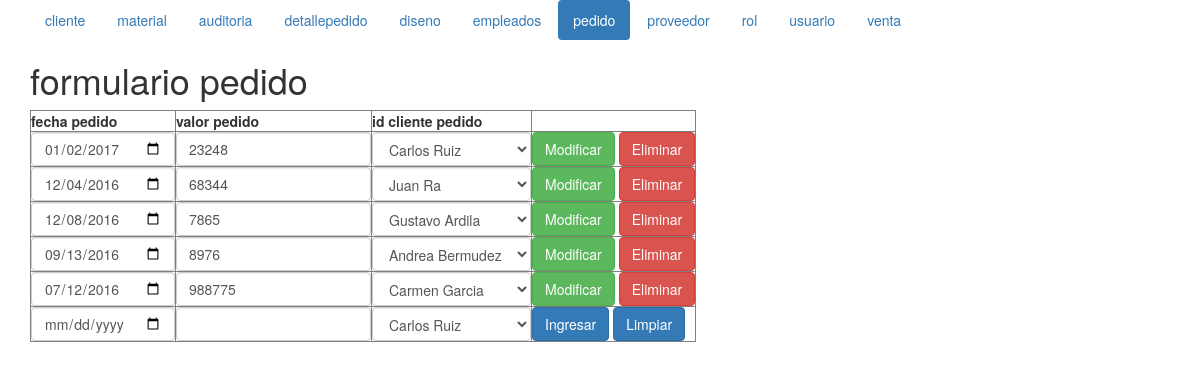
/formulariopedido.php (signed in), run on the app's committed database.
### tables this page shows
CREATE TABLE `pedido` (
  `idpedido` mediumint(4) NOT NULL,
  `fechapedido` date NOT NULL,
  `valorpedido` mediumint(4) NOT NULL,
  `idclientepedido` mediumint(4) NOT NULL
);

CREATE TABLE `cliente` (
  `idcliente` mediumint(4) NOT NULL,
  `nombrecliente` varchar(60) NOT NULL,
  `telefonocliente` int(13) NOT NULL,
  `direccioncliente` varchar(70) NOT NULL,
  `fecharegistrocliente` date NOT NULL
);

### pedido.php (called while the page is built, shortened)
<?php
class pedido{
    private $_conexion;
    private $_paginacion=10;
    function __construct($conexion,$idpedido,$fechapedido,$valorpedido,$idclientepedido){
        $this->_conexion=$conexion;
    }
function listar($pagina){
    if ($pagina<=0){
        $listado = mysqli_query ($this->_conexion,"SELECT * FROM pedido ORDER BY idpedido") or
         die(mysqli_error($this->_conexion));
    } else{
$paginacionmax = $pagina * $this->_paginacion;
$paginacionmin=$paginacionmax - $this->_paginacion;
$listado = mysqli_query($this->_conexion,"SELECT * FROM pedido ORDER BY idpedido
LIMIT  $paginacionmin,$paginacionmax");
    }
    return $listado;
} function getpermiso($idusuario){
         $permiso=mysqli_query($this->_conexion,"SELECT ".static::class."rol AS elpermiso FROM rol WHERE idrol IN(SELECT idrolusuario FROM usuario WHERE idrolusuario=$idusuario)") or die(mysqli_error($this->_conexion));
        $unregistro=mysqli_fetch_array($permiso);
        return $unregistro["elpermiso"];
    }
}
?>

### cliente.php (called while the page is built, shortened)
<?php
class cliente{
    private $_conexion;
    private $_paginacion=10;
    function __construct($conexion,$idcliente,$nombrecliente,$telefonocliente,$direccioncliente,$fecharegistrocliente){
        $this->_conexion=$conexion;
    }
function listar($pagina){
    if ($pagina<=0){
        $listado = mysqli_query ($this->_conexion,"SELECT * FROM cliente ORDER BY idcliente") or
         die(mysqli_error($this->_conexion));
    } else{
$paginacionmax = $pagina * $this->_paginacion;
$paginacionmin=$paginacionmax - $this->_paginacion;
$listado = mysqli_query($this->_conexion,"SELECT * FROM cliente ORDER BY idcliente
LIMIT  $paginacionmin,$paginacionmax");
    }
    return $listado;
}
}
?>

### formulariopedido.php (the view, shortened to what this page needs)
<?php
if (isset($_SESSION['id'])){
    ?>
<!DOCTYPE html>
<html>
    <head>
        <link rel="stylesheet" href="bootstrap.min.css">
    </head>
    <body>
        <div class="container">
        <?php
           $formulario="pedido";
           include_once("menu.php");
            $pagina = (isset($_GET['pag']))?$_GET['pag']:"1";
        ?>
<header>
<h1> formulario pedido</h1>
</header>
<table border="1">
<tbody>
<tr>
<th scope="col">fecha pedido</th>
<th scope="col">valor pedido</th>
<th scope="col">id cliente pedido</th>
<th scope="col"></th>
</tr>
<?php
$objetoconexion = new conexion();
$conexion = $objetoconexion->conectar();
include_once("../modelo/cliente.php");
$objetocliente = new cliente($conexion,0,'nombre','telefono','direccion','fecha');
$listaclientes = $objetocliente->listar(0);
include_once("../modelo/pedido.php");
$objetopedido= new pedido($conexion,0,'fecha','valor','idcliente');
$listapedidos = $objetopedido->listar($pagina);
$permiso = $objetopedido->getpermiso($_SESSION['id']);
if(stripos($permiso,'r')!==false){
while($unregistro = mysqli_fetch_array ($listapedidos)){
    echo '<tr><form id="fmodificarpedido"'.$unregistro["idpedido"].' action="../controlador/controladorpedido.php"
    method="post">';
    echo '<td><input type="hidden" name="fidpedido"  value="'.$unregistro['idpedido'].'">';
    echo '<input class="form-control" type="date" name="ffechapedido" value="'.$unregistro['fechapedido'].'"></td>';
    echo '<td><input class="form-control" type="number" name="fvalorpedido" value="'.$unregistro['valorpedido'].'"></td>';
     echo '<td><select name="fidclientepedido" class="form-control">';
    while($registrocliente= mysqli_fetch_array ($listaclientes)){
        echo '<option value="'.$registrocliente['idcliente'].'"';
        if($unregistro['idclientepedido']==$registrocliente['idcliente']){
             echo " selected ";
        }
       echo '>'.$registrocliente['nombrecliente'].'</option>';
    }
     mysqli_data_seek($listaclientes,0);
     echo "</select></td>";
    echo '<td><button class="btn btn-success"  type="submit" name="fenviar" value="modificar">Modificar</button>
    <button class="btn btn-danger"  type="submit" name="fenviar" value="eliminar">Eliminar</button></td>';
    echo '</form> </tr>';
}
      }
?>
<tr><form id="fingresarpedido" action="../controlador/controladorpedido.php" method="post">
    <td><input class="form-control" type="date" name="ffechapedido"></td>
<td><input class="form-control" type="number" name="fvalorpedido"></td>
    <td><select name="fidclientepedido" class="form-control">
    <?php
    while($registroclientepedido = mysqli_fetch_array ($listaclientes)){
        echo '<option value="'.$registroclientepedido['idcliente'].'">'.$registroclientepedido['nombrecliente'].'</option>';
    }
    ?>
</select></td>
<td><button class="btn btn-primary"  type="submit" name="fenviar" value="ingresar">Ingresar</button>
<button class="btn btn-primary"  type="reset" name="fenviar" value="limpiar">Limpiar</button></td>
</form> </tr>
</tbody>
</table>
        </div>
</body>
</html>
<?php
}else{
    header( "location:../index.php");
     }
?>

### menu.php
<nav>
<ul class="nav nav-pills nav-fill">
  <li class="nav-item <?php if($formulario=='cliente'){echo 'active';} ?>"><a class="nav-link" href="formulariocliente.php">cliente</a></li>
  <li class="nav-item <?php if($formulario=='material'){echo 'active';} ?>"><a class="nav-link" href="formulariomaterial.php">material</a></li>
  <li class="nav-item <?php if($formulario=='auditoria'){echo 'active';} ?>"><a class="nav-link" href="formularioauditoria.php">auditoria</a></li>
  <li class="nav-item <?php if($formulario=='detallepedido'){echo 'active';} ?>"><a class="nav-link" href="formulariodetallepedido.php">detallepedido</a></li>
  <li class="nav-item <?php if($formulario=='diseno'){echo 'active';} ?>"><a class="nav-link" href="formulariodiseno.php">diseno</a></li>
  <li class="nav-item <?php if($formulario=='empleados'){echo 'active';} ?>"><a class="nav-link" href="formularioempleados.php">empleados</a></li>
  <li class="nav-item <?php if($formulario=='pedido'){echo 'active';} ?>"><a class="nav-link" href="formulariopedido.php">pedido</a></li>
  <li class="nav-item <?php if($formulario=='proveedor'){echo 'active';} ?>"><a class="nav-link" href="formularioproveedor.php">proveedor</a></li>
  <li class="nav-item <?php if($formulario=='rol'){echo 'active';} ?>"><a class="nav-link" href="formulariorol.php">rol</a></li>
  <li class="nav-item <?php if($formulario=='usuario'){echo 'active';} ?>"><a class="nav-link" href="formulariousuario.php">usuario</a></li>
  <li class="nav-item <?php if($formulario=='venta'){echo 'active';} ?>"><a class="nav-link" href="formularioventa.php">venta</a></li>
</ul>
</nav>

### data on the page
pedido: ffechapedido "01/02/2017", fvalorpedido "23248", fidclientepedido "Carlos Ruiz"
pedido: ffechapedido "12/04/2016", fvalorpedido "68344", fidclientepedido "Juan Ra"
pedido: ffechapedido "12/08/2016", fvalorpedido "7865", fidclientepedido "Gustavo Ardila"
pedido: ffechapedido "09/13/2016", fvalorpedido "8976", fidclientepedido "Andrea Bermudez"
pedido: ffechapedido "07/12/2016", fvalorpedido "988775", fidclientepedido "Carmen Garcia"

### other printed values
form field fidclientepedido "Carlos Ruiz"
